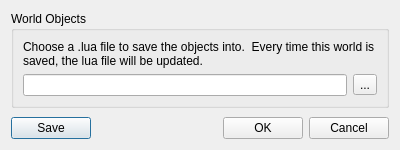
<?xml version="1.0" encoding="UTF-8"?>
<ui version="4.0">
 <class>WriteWorldObjectsDialog</class>
 <widget class="QDialog" name="WriteWorldObjectsDialog">
  <property name="geometry">
   <rect>
    <x>0</x>
    <y>0</y>
    <width>400</width>
    <height>150</height>
   </rect>
  </property>
  <property name="windowTitle">
   <string>Write World Objects</string>
  </property>
  <layout class="QGridLayout" name="gridLayout">
   <item row="0" column="0">
    <widget class="QGroupBox" name="groupBox">
     <property name="title">
      <string>World Objects</string>
     </property>
     <layout class="QGridLayout" name="gridLayout_2">
      <item row="1" column="0">
       <layout class="QHBoxLayout" name="horizontalLayout">
        <item>
         <widget class="QLineEdit" name="fileName">
          <property name="readOnly">
           <bool>true</bool>
          </property>
         </widget>
        </item>
        <item>
         <widget class="QToolButton" name="browse">
          <property name="text">
           <string>...</string>
          </property>
         </widget>
        </item>
       </layout>
      </item>
      <item row="0" column="0">
       <widget class="QLabel" name="label">
        <property name="text">
         <string>Choose a .lua file to save the objects into.  Every time this world is saved, the lua file will be updated.</string>
        </property>
        <property name="wordWrap">
         <bool>true</bool>
        </property>
       </widget>
      </item>
     </layout>
    </widget>
   </item>
   <item row="2" column="0">
    <layout class="QHBoxLayout" name="horizontalLayout_2">
     <item>
      <widget class="QPushButton" name="buttonSave">
       <property name="text">
        <string>Save</string>
       </property>
      </widget>
     </item>
     <item>
      <spacer name="horizontalSpacer">
       <property name="orientation">
        <enum>Qt::Horizontal</enum>
       </property>
       <property name="sizeHint" stdset="0">
        <size>
         <width>40</width>
         <height>20</height>
        </size>
       </property>
      </spacer>
     </item>
     <item>
      <widget class="QPushButton" name="buttonAccept">
       <property name="text">
        <string>OK</string>
       </property>
      </widget>
     </item>
     <item>
      <widget class="QPushButton" name="buttonCancel">
       <property name="text">
        <string>Cancel</string>
       </property>
      </widget>
     </item>
    </layout>
   </item>
   <item row="1" column="0">
    <spacer name="verticalSpacer">
     <property name="orientation">
      <enum>Qt::Vertical</enum>
     </property>
     <property name="sizeHint" stdset="0">
      <size>
       <width>20</width>
       <height>40</height>
      </size>
     </property>
    </spacer>
   </item>
  </layout>
 </widget>
 <resources/>
 <connections/>
</ui>
